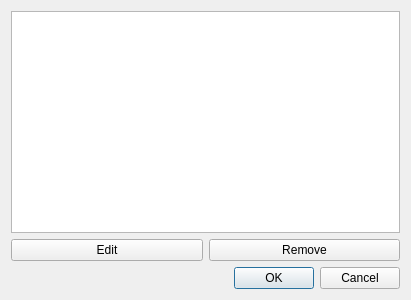
<?xml version="1.0" encoding="UTF-8"?>
<ui version="4.0">
 <class>Dialog</class>
 <widget class="QDialog" name="Dialog">
  <property name="geometry">
   <rect>
    <x>0</x>
    <y>0</y>
    <width>411</width>
    <height>300</height>
   </rect>
  </property>
  <property name="windowTitle">
   <string>Dialog</string>
  </property>
  <layout class="QGridLayout" name="gridLayout">
   <item row="0" column="0">
    <layout class="QVBoxLayout" name="verticalLayout">
     <item>
      <widget class="QListWidget" name="listWidget"/>
     </item>
     <item>
      <layout class="QHBoxLayout" name="horizontalLayout">
       <item>
        <widget class="QPushButton" name="pushButton_edit_sensor">
         <property name="text">
          <string>Edit</string>
         </property>
        </widget>
       </item>
       <item>
        <widget class="QPushButton" name="pushButton_remove_sensor">
         <property name="text">
          <string>Remove</string>
         </property>
        </widget>
       </item>
      </layout>
     </item>
     <item>
      <widget class="QDialogButtonBox" name="buttonBox">
       <property name="orientation">
        <enum>Qt::Horizontal</enum>
       </property>
       <property name="standardButtons">
        <set>QDialogButtonBox::Cancel|QDialogButtonBox::Ok</set>
       </property>
      </widget>
     </item>
    </layout>
   </item>
  </layout>
 </widget>
 <resources/>
 <connections>
  <connection>
   <sender>buttonBox</sender>
   <signal>accepted()</signal>
   <receiver>Dialog</receiver>
   <slot>accept()</slot>
   <hints>
    <hint type="sourcelabel">
     <x>248</x>
     <y>254</y>
    </hint>
    <hint type="destinationlabel">
     <x>157</x>
     <y>274</y>
    </hint>
   </hints>
  </connection>
  <connection>
   <sender>buttonBox</sender>
   <signal>rejected()</signal>
   <receiver>Dialog</receiver>
   <slot>reject()</slot>
   <hints>
    <hint type="sourcelabel">
     <x>316</x>
     <y>260</y>
    </hint>
    <hint type="destinationlabel">
     <x>286</x>
     <y>274</y>
    </hint>
   </hints>
  </connection>
 </connections>
</ui>
